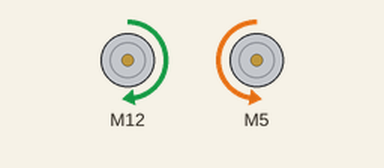
This sketch was run on a simulated ESP8266 (NodeMCU). Shown: 2 × DC motor (green arrow = forward, orange = backward, longer = faster). What the sketch prints to the serial monitor is not drawn.

Above: at 0.5 s.
At 1.5 s:
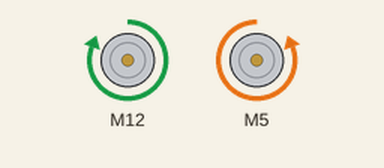
At 3.5 s:
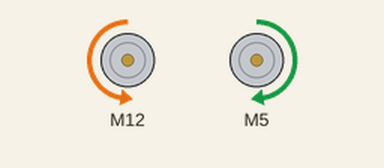
At 5.5 s:
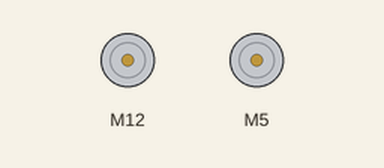
Timing chart, 0 to 7.8 s (numbered marks = the images above):
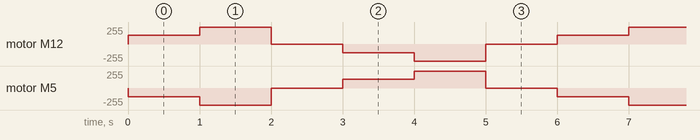

Measured:
- by itself, motor M5: repeats every 6.0 s: backward 255/255 1.0 s, stopped 1.0 s, forward 128/255 1.0 s, forward 255/255 1.0 s, stopped 1.0 s, backward 128/255 1.0 s
- by itself, motor M12: repeats every 6.0 s: forward 255/255 1.0 s, stopped 1.0 s, backward 128/255 1.0 s, backward 255/255 1.0 s, stopped 1.0 s, forward 128/255 1.0 s

The sketch:

motor_driver.ino
```cpp
#include "CytronMotorDriver.h"

// Configure the motor driver pins for ESP8266
// Adjust the GPIO numbers as per your wiring.
CytronMD motor1(PWM_PWM, D6, D7);   // PWM 1A = D1 (GPIO5), PWM 1B = D2 (GPIO4).
CytronMD motor2(PWM_PWM, D1, D0);   // PWM 2A = D3 (GPIO0), PWM 2B = D4 (GPIO2).

void setup() {
  // Optional: Add debugging messages for setup
  Serial.begin(115200);
  Serial.println("Motor control with ESP8266");
}

void loop() {
  motor1.setSpeed(128);   // Motor 1 runs forward at 50% speed.
  motor2.setSpeed(-128);  // Motor 2 runs backward at 50% speed.
  delay(1000);

  motor1.setSpeed(255);   // Motor 1 runs forward at full speed.
  motor2.setSpeed(-255);  // Motor 2 runs backward at full speed.
  delay(1000);

  motor1.setSpeed(0);     // Motor 1 stops.
  motor2.setSpeed(0);     // Motor 2 stops.
  delay(1000);

  motor1.setSpeed(-128);  // Motor 1 runs backward at 50% speed.
  motor2.setSpeed(128);   // Motor 2 runs forward at 50% speed.
  delay(1000);

  motor1.setSpeed(-255);  // Motor 1 runs backward at full speed.
  motor2.setSpeed(255);   // Motor 2 runs forward at full speed.
  delay(1000);

  motor1.setSpeed(0);     // Motor 1 stops.
  motor2.setSpeed(0);     // Motor 2 stops.
  delay(1000);
}
```
